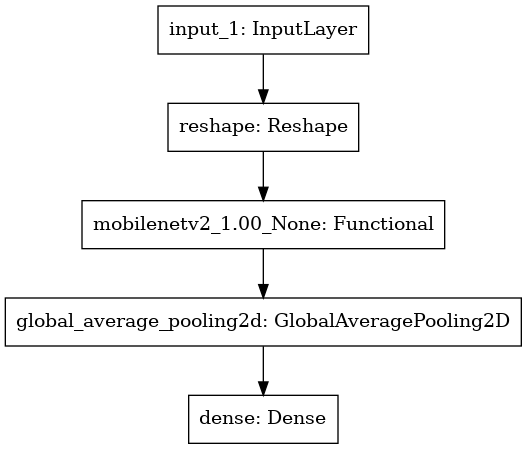

This figure's Python source:
import tensorflow as tf
from tensorflow import keras
from tensorflow.keras import models, layers, mixed_precision
from tensorflow.keras.utils import plot_model
from sklearn.model_selection import train_test_split
import matplotlib.pyplot as plt
import json
import sys, os

os.environ['TF_CPP_MIN_LOG_LEVEL'] = '3'

sys.path.append(os.path.join('../', '../'))
from utils import load_data

feature, dataset = 'mfcc', 'gtzan'

# setting mixed-precision float16 for faster training on GPU
mixed_precision.set_global_policy('mixed_float16')


def prepare_dataset(test_size):
    # load data
    data = load_data(feature, dataset)
    x, y = data[feature], data['label']
    x = x.astype('float32') / 255
    # create train/test split
    return train_test_split(x, y, test_size=test_size, shuffle=True, random_state=42)


def plot_history(number, history):
    with open('history'+str(number)+'.json', 'w') as fp:
        json.dump(history.history, fp, indent=4)

    # fig, ax = plt.subplots(2, figsize=(10,8))

    # # create accuracy subplot
    # ax[0].plot(history.history['acc'], label='train accuracy')
    # ax[0].plot(history.history['val_acc'], label='test accuracy')
    # ax[0].set_ylabel('Accuracy')
    # ax[0].legend(loc='lower right')
    # ax[0].set_title('Accuracy eval')

    # # create error subplot
    # ax[1].plot(history.history['loss'], label='train error')
    # ax[1].plot(history.history['val_loss'], label='test error')
    # ax[1].set_ylabel('Error')
    # ax[1].set_xlabel('Epochs')
    # ax[1].legend(loc='upper right')
    # ax[1].set_title('Error eval')

    # plt.savefig('history' + str(number) +  '.png')


def build_model(number, shape, output):
    if number == 1:
        inputs = layers.Input(shape=shape)
        # layer 1
        x = layers.Reshape((shape[0], shape[1], 1))(inputs)
        x = layers.Conv2D(32, (3, 3), padding='same', activation='relu')(x)
        x = layers.MaxPooling2D((2, 2), padding='same')(x)
        x = layers.Dropout(0.1)(x)
        # layer 2
        x = layers.Conv2D(64, (3, 3), padding='same', activation='relu')(x)
        x = layers.MaxPooling2D((2, 2), padding='same')(x)
        x = layers.Dropout(0.1)(x)
        # layer 3
        x = layers.Conv2D(128, (3, 3), padding='same', activation='relu')(x)
        x = layers.MaxPooling2D((2, 2), padding='same')(x)
        x = layers.Dropout(0.1)(x)
        # last layer
        x = layers.Flatten()(x)
        x = layers.Dense(512, activation='relu')(x)
        x = layers.Dropout(0.1)(x)
        x = layers.Dense(256, activation='relu')(x)
        outputs = layers.Dense(output, activation='softmax', dtype='float32')(x)
        return keras.Model(inputs=inputs, outputs=outputs)
    elif number == 2:
        inputs = keras.Input(shape=shape)
        z = layers.Reshape((shape[0], shape[1], 1))(inputs)
        # BRNN
        x = layers.MaxPooling2D((1, 2), (1, 2), padding='same')(z)
        x = layers.Embedding(input_dim=shape[0], output_dim=128)(x)
        x = layers.Bidirectional(layers.GRU(64, return_sequences=True))(inputs)
        y = layers.Dropout(0.5)(x)
        y = layers.Bidirectional(layers.GRU(64, return_sequences=True))(y)
        y = layers.Flatten()(y)
        y = layers.Dense(256, activation='relu')(y)

        # Attention (PCNNA)

        # layer 1
        z = layers.Conv2D(16, 3, 1, padding='same', activation='relu')(z)
        z = layers.Dropout(0.2)(z)
        z = layers.BatchNormalization()(z)
        z = layers.MaxPooling2D(2, 2, padding='same')(z)
        # layer 2
        z = layers.Conv2D(32, 3, 1, padding='same', activation='relu')(z)
        z = layers.Dropout(0.2)(z)
        z = layers.BatchNormalization()(z)
        z = layers.MaxPooling2D(2, 2, padding='same')(z)
        # layer 3
        z = layers.Conv2D(64, 3, 1, padding='same', activation='relu')(z)
        z = layers.Dropout(0.2)(z)
        z = layers.BatchNormalization()(z)
        z = layers.MaxPooling2D(2, 1, padding='same')(z)
        # layer 4
        z = layers.Conv2D(128, 3, 1, padding='same', activation='relu')(z)
        z = layers.Dropout(0.2)(z)
        z = layers.BatchNormalization()(z)
        z = layers.MaxPooling2D(4, 4, padding='same')(z)
        # layer 5
        z = layers.Conv2D(64, 3, 1, padding='same', activation='relu')(z)
        z = layers.Dropout(0.2)(z)
        z = layers.BatchNormalization()(z)
        z = layers.MaxPooling2D(4, 4, padding='same')(z)
        # Dense layer
        z = layers.Flatten()(z)
        z = layers.Dense(256, activation='relu', name='second_block')(z)


        # Parallel combining BRNN and RCNNA blocks

        outputs = layers.add([y, z])
        outputs = layers.Dense(output, activation='softmax', dtype='float32')(outputs)

        model = keras.Model(inputs=inputs, outputs=outputs)
        return model
    elif number == 3:
        inputs = keras.Input(shape=shape)

        z = layers.Reshape((shape[0], shape[1], 1))(inputs)

        # layer 1
        z = layers.Conv2D(128, 4, padding='same', activation='relu')(z)
        z = layers.Dropout(0.2)(z)
        z = layers.BatchNormalization()(z)
        z = layers.MaxPooling2D(2, 1, padding='same')(z)
        # layer 2
        z = layers.Conv2D(128, 4, padding='same', activation='relu')(z)
        z = layers.Dropout(0.2)(z)
        z = layers.BatchNormalization()(z)
        z = layers.MaxPooling2D(2, 1, padding='same')(z)
        # layer 3
        z = layers.Conv2D(256, 4, padding='same', activation='relu')(z)
        z = layers.Dropout(0.2)(z)
        z = layers.BatchNormalization()(z)
        # Parallel pooling
        x = layers.MaxPooling2D(26, 1, padding='same')(z)
        y = layers.AveragePooling2D(26, 1, padding='same')(z)
        x = layers.Flatten()(x)
        y = layers.Flatten()(y)

        z = layers.add([x, y])
        # Dense layers
        z = layers.Dense(300, activation='relu')(z)
        z = layers.Dense(150, activation='relu')(z)
        outputs = layers.Dense(output, activation='softmax', dtype='float32')(z)

        return keras.Model(inputs=inputs, outputs=outputs)
    elif number == 4:
        inputs = keras.Input(shape=shape)

        z = layers.Reshape((shape[0], shape[1], 1))(inputs)

        # layer 1
        first = layers.Conv2D(256, 4, padding='same', activation='relu')(z)
        z = layers.Dropout(0.2)(first)
        z = layers.BatchNormalization()(z)
        z = layers.MaxPooling2D(2, 1, padding='same')(z)
        # layer 2
        z = layers.Conv2D(256, 4, padding='same', activation='relu')(z)
        z = layers.Dropout(0.2)(z)
        z = layers.BatchNormalization()(z)
        z = layers.MaxPooling2D(2, 1, padding='same')(z)
        # layer 3
        z = layers.Conv2D(256, 4, padding='same', activation='relu')(z)
        z = layers.Dropout(0.2)(z)
        z = layers.BatchNormalization()(z)
        # Residual block
        z = layers.add([first, z])
        # Parallel pooling
        x = layers.MaxPooling2D(125, 1, padding='same')(z)
        y = layers.AveragePooling2D(125, 1, padding='same')(z)
        x = layers.Flatten()(x)
        y = layers.Flatten()(y)

        z = layers.add([x, y])
        # Dense layers
        z = layers.Dense(300, activation='relu')(z)
        z = layers.Dense(150, activation='relu')(z)
        outputs = layers.Dense(output, activation='softmax', dtype='float32')(z)

        return keras.Model(inputs=inputs, outputs=outputs)
    elif number == 5:
        inputs = keras.Input(shape=shape)

        z = layers.Reshape((shape[0], shape[1], 1))(inputs)
        mobilenet = keras.applications.MobileNetV2(weights=None, input_tensor=z, include_top=False)
        z = mobilenet(z)
        z = layers.GlobalAveragePooling2D()(z)

        outputs = layers.Dense(output, activation='softmax', dtype='float32')(z)

        return keras.Model(inputs=inputs, outputs=outputs)
    elif number == 6:
        inputs = keras.Input(shape=shape)

        z = layers.Reshape((shape[0], shape[1], 1))(inputs)
        effnet = keras.applications.ResNet50V2(weights=None, input_tensor=z, include_top=False)
        z = effnet(z)
        z = layers.GlobalAveragePooling2D()(z)

        outputs = layers.Dense(output, activation='softmax', dtype='float32')(z)

        return keras.Model(inputs=inputs, outputs=outputs)
    elif number == 7:
        # NASNetMobile
        inputs = keras.Input(shape=shape)

        z = layers.Reshape((shape[0], shape[1], 1))(inputs)
        nas = keras.applications.NASNetMobile(weights=None, input_tensor=z, include_top=False)
        z = nas(z)
        z = layers.GlobalAveragePooling2D()(z)

        outputs = layers.Dense(output, activation='softmax', dtype='float32')(z)

        return keras.Model(inputs=inputs, outputs=outputs)
    elif number == 8:
        # EfficientNetB0
        inputs = keras.Input(shape=shape)

        z = layers.Reshape((shape[0], shape[1], 1))(inputs)
        eff = keras.applications.EfficientNetB0(weights=None, input_tensor=z, include_top=False)
        z = eff(z)
        z = layers.GlobalAveragePooling2D()(z)

        outputs = layers.Dense(output, activation='softmax', dtype='float32')(z)

        return keras.Model(inputs=inputs, outputs=outputs)
    elif number == 9:
        # AlexNet
        inputs = keras.Input(shape=shape)
        z = layers.Reshape((shape[0], shape[1], 1))(inputs)
        z = layers.Conv2D(96, 11, 4, padding='same', activation='relu')(z)
        z = layers.BatchNormalization()(z)
        z = layers.MaxPool2D(3, 2, padding='same')(z)
        # layer 2
        z = layers.Conv2D(256, 5, 1, padding='same', activation='relu')(z)
        z = layers.BatchNormalization()(z)
        z = layers.MaxPool2D(3, 2, padding='same')(z)
        # layer 3
        z = layers.Conv2D(384, 3, 1, padding='same', activation='relu')(z)
        z = layers.BatchNormalization()(z)
        z = layers.Conv2D(384, 3, 1, padding='same', activation='relu')(z)
        z = layers.BatchNormalization()(z)
        # layer 4
        z = layers.Conv2D(256, 3, 1, padding='same', activation='relu')(z)
        z = layers.BatchNormalization()(z)
        z = layers.MaxPool2D(3, 2, padding='same')(z)
        # Dense layer
        z = layers.Flatten()(z)
        z = layers.Dense(4096, activation='relu')(z)
        z = layers.Dropout(0.5)(z)
        z = layers.Dense(4096, activation='relu')(z)
        z = layers.Dropout(0.5)(z)

        outputs = layers.Dense(output, activation='softmax', dtype='float32')(z)

        model = keras.Model(inputs=inputs, outputs=outputs)
        return model
    elif number == 10:
        # Xception
        inputs = keras.Input(shape=shape)

        z = layers.Reshape((shape[0], shape[1], 1))(inputs)
        xcep = keras.applications.Xception(weights=None, input_tensor=z, include_top=False)
        z = xcep(z)
        z = layers.GlobalAveragePooling2D()(z)

        outputs = layers.Dense(output, activation='softmax', dtype='float32')(z)

        return keras.Model(inputs=inputs, outputs=outputs)


def main():
    x_train, x_test, y_train, y_test = prepare_dataset(0.10)
    x_train, x_val, y_train, y_val = train_test_split(x_train, y_train, test_size=0.10, shuffle=True, random_state=42)
    train = tf.data.Dataset.from_tensor_slices((x_train, y_train))
    train = train.shuffle(buffer_size=1000).batch(64)
    val = tf.data.Dataset.from_tensor_slices((x_val, y_val)).batch(64)
    test = tf.data.Dataset.from_tensor_slices((x_test, y_test)).batch(64)
    for i in [5]:
        print('Running ', i, ' model')
        try:
            model = build_model(i, (x_train.shape[1], x_train.shape[2]), 10)
            model.compile(optimizer='adam', loss='sparse_categorical_crossentropy',   metrics=['acc'])
            model.summary()
            tf.keras.utils.plot_model(model)
            # history = model.fit(train, validation_data=val, epochs=100)
            # test_acc = model.evaluate(test, return_dict=True)
            # history.history['test_acc'] = test_acc['acc']
            # history.history['test_loss'] = test_acc['loss']
            # plot_history(i, history)
            # #plot_model(model, show_shapes=True, to_file='model' + str(i) + '.png')
        except:
            pass


if __name__ == '__main__':
    main()
